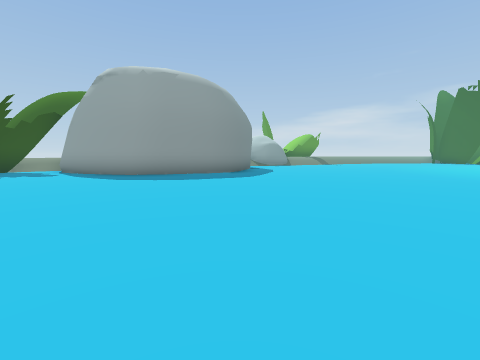
[1] (above)

19 first-person views from a walk through a scene from a Unity 3-D project. The camera is 1.2 m above the floor, tilts 6° down and sees 90° across. The floor is counted in squares, 2 m on a side. Each view is taken from the middle of a square. On the plan, view 1 faces up. The plan holds only what a view shows up to about 9 squares ahead; the rest is blank. The place goes on beyond the plan.

[2]
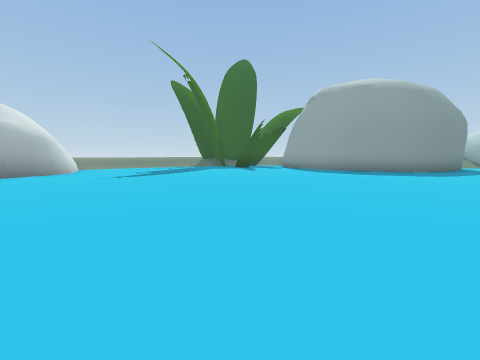

[3]
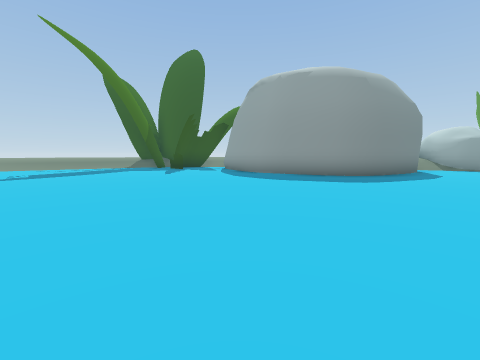

[4]
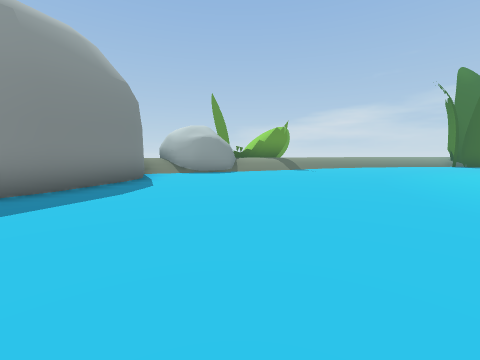

[5]
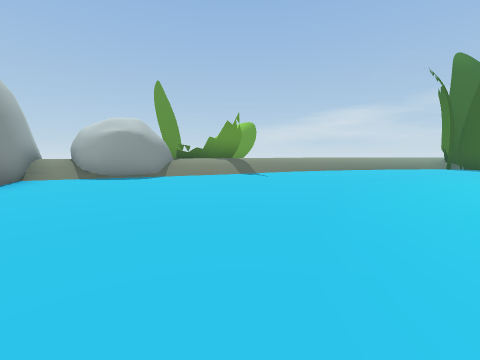

[6]
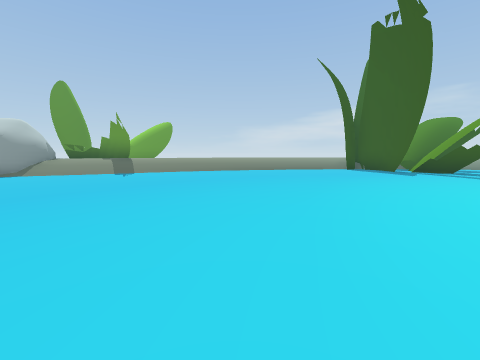

[7]
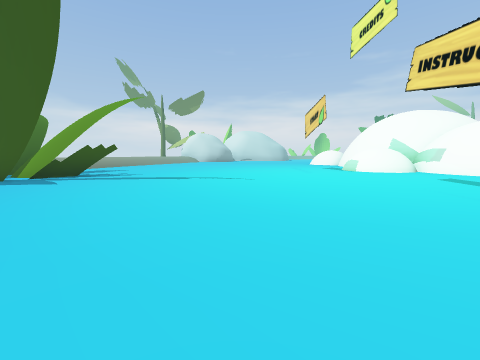

[8]
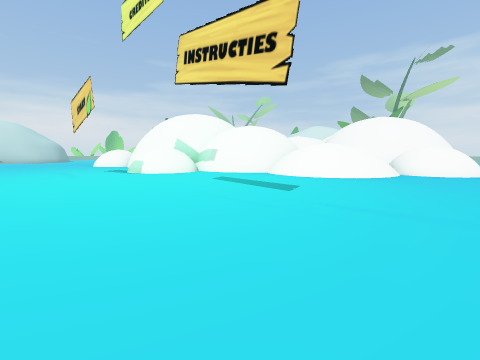

[9]
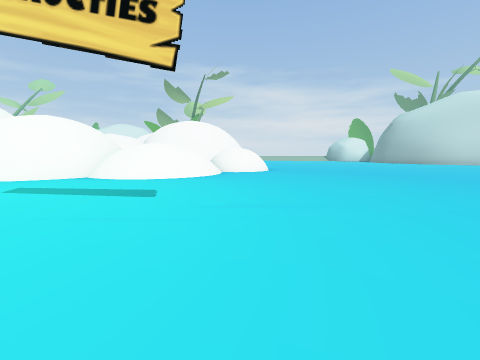

[10]
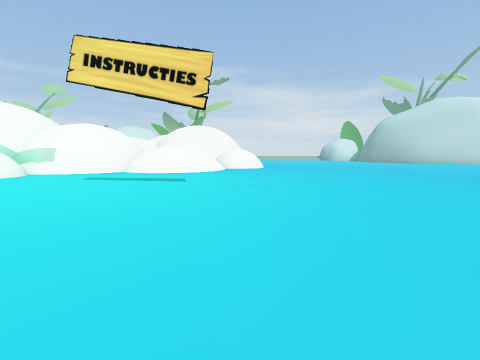

[11]
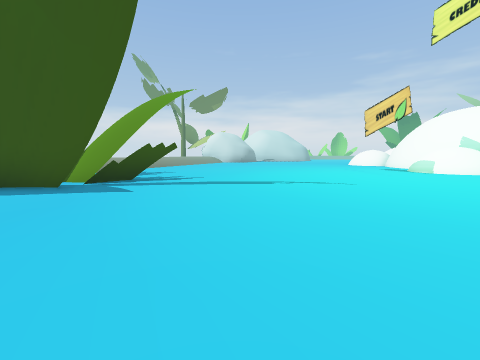

[12]
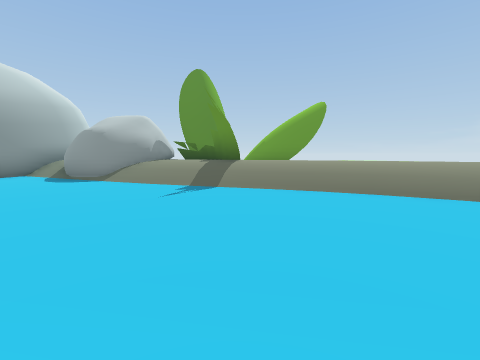

[13]
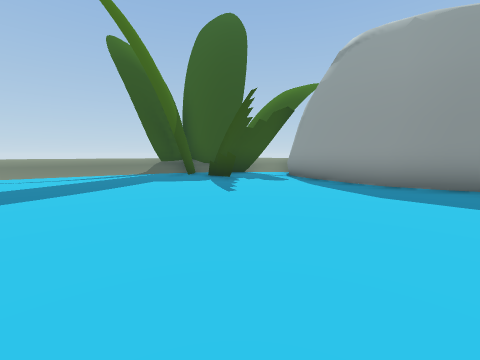

[14]
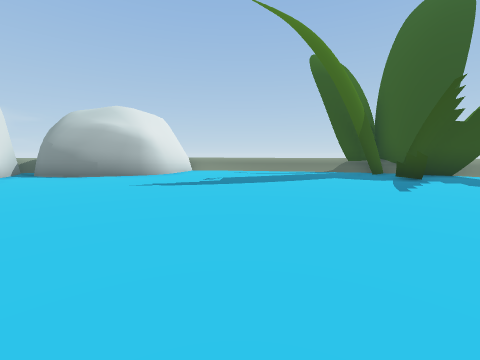

[15]
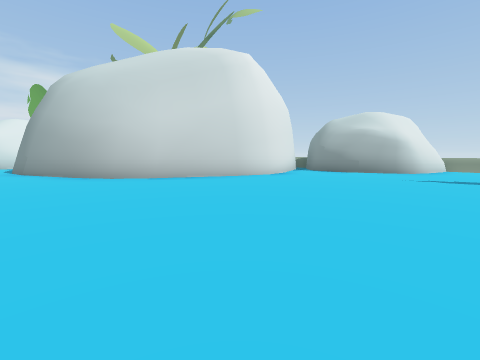

[16]
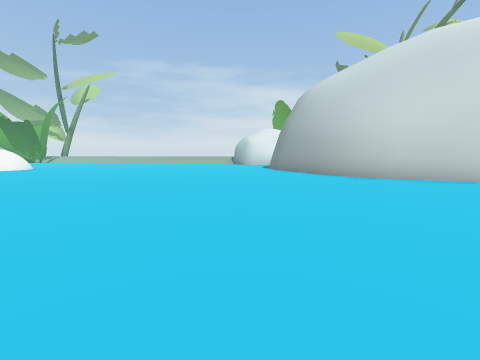

[17]
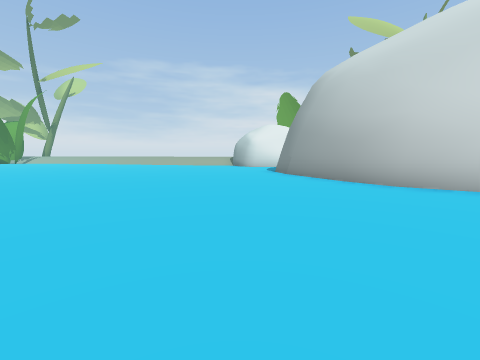

[18]
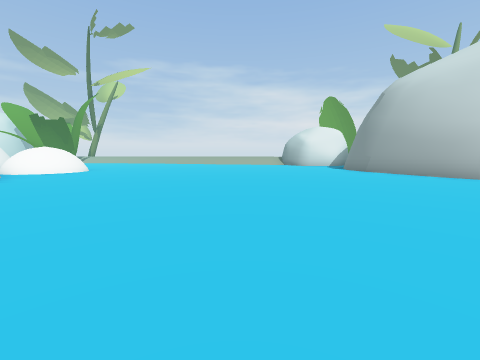

[19]
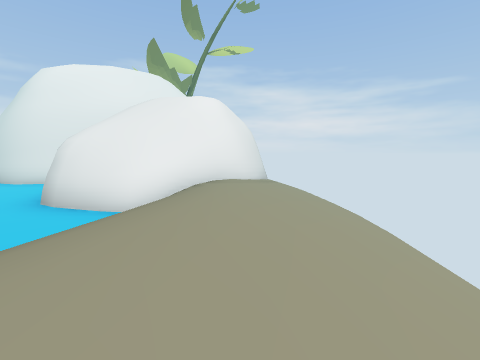

### Floor plan
Key: @ floor where view 1 was taken; # wall or solid block; . main floor; : floor 0.25 m higher than the main floor; + floor 0.75 m higher than the main floor; * floor 1 m higher than the main floor; % floor 1.5 m higher than the main floor; & floor 1.75 m higher than the main floor; $ floor 2 m higher than the main floor; / step, stairs or slope; = window, fence, low wall or low ledge; ^ raised ledge.
Columns run from 14 left of view 1 to 19 right of it. Each row starts with its distance up from view 1.
 16                 ####///......=#
 15                 #*///........=....
 14              ####//..........##...
 13              #//..................
 12              ##...................
 11               #...................
 10               #...................
  9       //#    ##...................
  8       ########....................
  7     ###...........................
  6     #.###.......................=.
  5     /.. .......................=#
  4   /*/...........................^
  3 ///*/.......................//####
  2 /////.....................:%%##
  1 ////......................+&$#
  0 ////#.........@.........^^^
 -1  /#####...............
 -2  /#   #...............
 -3       #................
 -4       #.###.............
 -5       #   ###............
 -6             ##...........
 -7              #.............
 -8              ##..........^^
 -9               #..........^

Positions as (right, up) in squares from view 1, and headings:
1: (0, 0), facing up
2: (1, -2), facing up-left
3: (2, 1), facing up-left
4: (3, 5), facing up
5: (5, 7), facing up
6: (9, 7), facing up
7: (9, 10), facing right
8: (10, 9), facing down-right
9: (11, 9), facing down
10: (11, 11), facing down
11: (10, 12), facing right
12: (9, 12), facing up-left
13: (-2, 2), facing up-left
14: (-1, 2), facing left
15: (1, 1), facing down-left
16: (2, 1), facing down
17: (2, -1), facing down
18: (5, 0), facing down
19: (-12, 4), facing down
